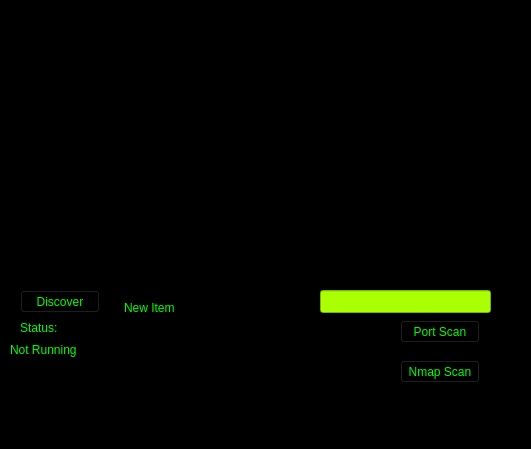
<?xml version="1.0" encoding="UTF-8"?>
<ui version="4.0">
 <class>MainWindow</class>
 <widget class="QMainWindow" name="MainWindow">
  <property name="geometry">
   <rect>
    <x>0</x>
    <y>0</y>
    <width>531</width>
    <height>449</height>
   </rect>
  </property>
  <property name="windowTitle">
   <string>MainWindow</string>
  </property>
  <property name="windowIcon">
   <iconset>
    <normaloff>ico.png</normaloff>ico.png</iconset>
  </property>
  <property name="autoFillBackground">
   <bool>false</bool>
  </property>
  <property name="styleSheet">
   <string notr="true">background-color: rgb(0, 0, 0);
alternate-background-color: rgb(255, 255, 255);
color: rgb(0, 255, 0);</string>
  </property>
  <widget class="QWidget" name="centralwidget">
   <widget class="QTextBrowser" name="outputwindow">
    <property name="geometry">
     <rect>
      <x>10</x>
      <y>10</y>
      <width>511</width>
      <height>271</height>
     </rect>
    </property>
    <property name="autoFillBackground">
     <bool>true</bool>
    </property>
    <property name="styleSheet">
     <string notr="true">background-color: rgb(0, 0, 0);
color: rgb(255, 255, 255);
selection-color: rgb(255, 255, 255);
font: 75 11pt &quot;xos4 Terminus&quot;;</string>
    </property>
   </widget>
   <widget class="QPushButton" name="rundiscovery">
    <property name="geometry">
     <rect>
      <x>20</x>
      <y>290</y>
      <width>80</width>
      <height>23</height>
     </rect>
    </property>
    <property name="text">
     <string>Discover</string>
    </property>
   </widget>
   <widget class="QPushButton" name="portscan">
    <property name="geometry">
     <rect>
      <x>400</x>
      <y>320</y>
      <width>80</width>
      <height>23</height>
     </rect>
    </property>
    <property name="text">
     <string>Port Scan</string>
    </property>
   </widget>
   <widget class="QLineEdit" name="hostname">
    <property name="geometry">
     <rect>
      <x>320</x>
      <y>290</y>
      <width>171</width>
      <height>23</height>
     </rect>
    </property>
    <property name="styleSheet">
     <string notr="true">background-color: rgb(170, 255, 0);</string>
    </property>
   </widget>
   <widget class="QPushButton" name="nmapscan">
    <property name="geometry">
     <rect>
      <x>400</x>
      <y>360</y>
      <width>80</width>
      <height>23</height>
     </rect>
    </property>
    <property name="text">
     <string>Nmap Scan</string>
    </property>
   </widget>
   <widget class="QListWidget" name="listWidget">
    <property name="geometry">
     <rect>
      <x>120</x>
      <y>300</y>
      <width>131</width>
      <height>131</height>
     </rect>
    </property>
    <item>
     <property name="text">
      <string>New Item</string>
     </property>
    </item>
   </widget>
   <widget class="QLabel" name="statsname">
    <property name="geometry">
     <rect>
      <x>10</x>
      <y>340</y>
      <width>81</width>
      <height>20</height>
     </rect>
    </property>
    <property name="text">
     <string>Not Running</string>
    </property>
   </widget>
   <widget class="QLabel" name="statusind">
    <property name="geometry">
     <rect>
      <x>20</x>
      <y>320</y>
      <width>57</width>
      <height>15</height>
     </rect>
    </property>
    <property name="text">
     <string>Status:</string>
    </property>
   </widget>
  </widget>
 </widget>
 <resources/>
 <connections/>
</ui>
